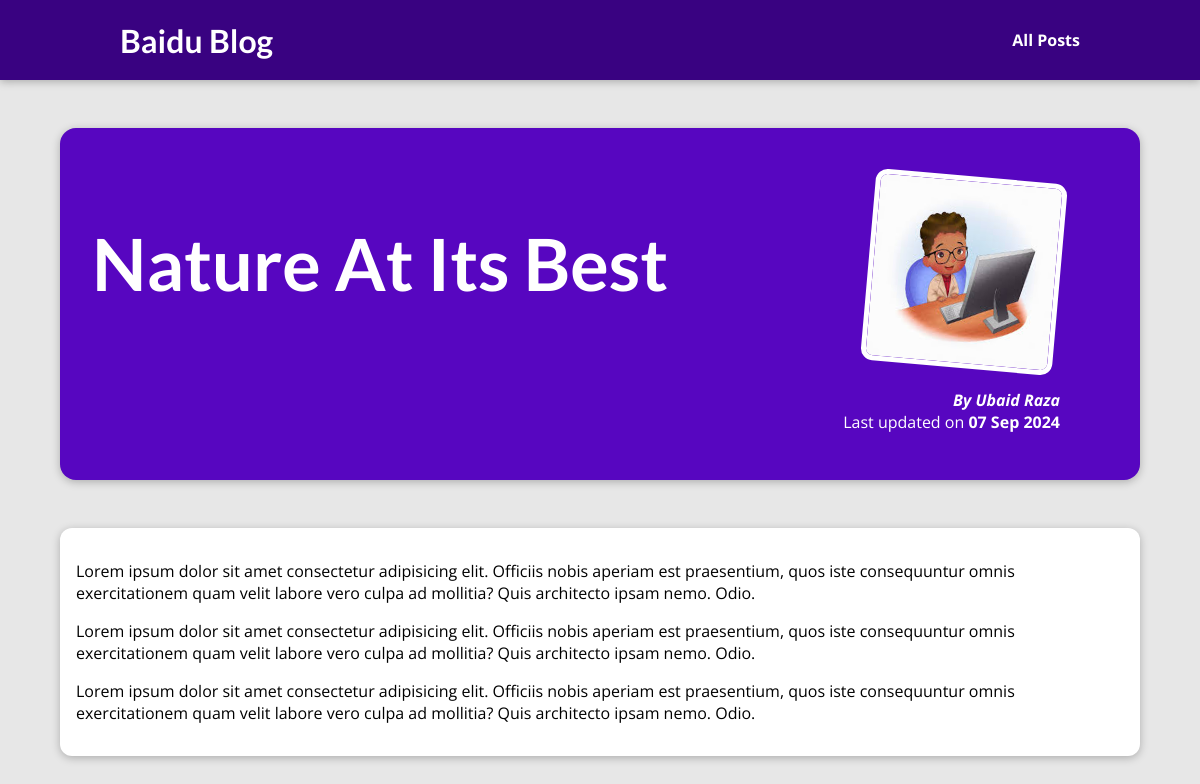
The page /posts/nature-at-its-best on the database its author committed.
### blog/models.py (models this page shows)
class Post(models.Model):
    title = models.CharField(max_length=150)
    excerpt = models.CharField(max_length=200)
    image_name = models.CharField(max_length=100)
    date = models.DateField(auto_now=True)
    slug = models.SlugField(unique=True, db_index=True)
    content = models.TextField(validators=[MinLengthValidator(10)])
    author = models.ForeignKey(Author, on_delete=models.SET_NULL, null=True, related_name="posts")
    tags = models.ManyToManyField(Tag)

class Author(models.Model):
    first_name = models.CharField(max_length=100)
    last_name = models.CharField(max_length=100)
    email_address = models.EmailField()
    def full_name(self):
        return f"{self.first_name} {self.last_name}"
    def __str__(self):
        return self.full_name()

### blog/views.py (the view)
# urls.py: path("posts/<slug:slug>", views.post_detail, name="post-detail-page")
def post_detail(request, slug):
    identified_post = get_object_or_404(Post, slug=slug)
    return render(request,"blog/post-detail.html",{
    "post":identified_post
    })

### blog/templates/blog/post-detail.html (shortened to what this page needs)
{% extends "base.html" %}
{% load static %}
{% block css_files %}
    <link rel="stylesheet" href="{% static "blog/post-detail.css" %}"/>
{% endblock %}
{% block content %}
 <section id="summary">
    <h2>{{ post.title }}</h2>
    <article>
        <img src="{% static "blog/images/" %}{{ post.image_name }}" alt="{{ post.title }}">
        <address>By {{post.author}}</address>
        <div>
            Last updated on <time>{{ post.date|date:"d M Y" }}</time>
        </div>
    </article>
 </section>
<main>
    {{post.content|linebreaks}}
 </main>
{% endblock %}

### static/app.css (style rules this page uses)
* { box-sizing: border-box; }
html { font-family: 'Open Sans', 'Lato', sans-serif; }
body { margin: 0; }
h1, h2, h3 { font-family: 'Lato', sans-serif; font-weight: bold; }

### blog/static/blog/post-detail.css (style rules this page uses)
body { background-color: #e7e7e7; }
#summary { margin: 8rem auto 3rem auto; padding: 2rem; width: 90%; max-width: 90rem; border-radius: 16px; background-color: #5706c0; position: relative; box-shadow: 0 2px 8px rgba(0, 0, 0, 0.25); height: 22rem; }
#summary h2 { color: white; font-size: 4.5rem; }
#summary article { position: absolute; top: 2rem; right: 3rem; padding: 1rem 2rem; border-radius: 12px; text-align: right; color: white; }
#summary article img { width: 12rem; height: 12rem; border-radius: 12px; transform: rotateZ(5deg); border: 5px solid white; margin-bottom: 1rem; }
#summary address { font-weight: bold; }
#summary time { font-weight: bold; }
main { width: 90%; max-width: 90rem; margin: 3rem auto; background-color: white; padding: 1rem; border-radius: 12px; box-shadow: 0 2px 8px rgba(0, 0, 0, 0.25); }

### rows shown on the page
Post: title "Nature At Its Best", image_name (picture), author "Ubaid Raza", date "07 Sep 2024", content "Lorem ipsum dolor sit amet consectetur adipisicing elit. Officiis nobis aperiam est praesentium, quos iste consequuntur omnis exercitationem quam velit labore vero culpa ad mollitia? Quis architecto ipsam nemo. Odio. Lorem ipsum dolor sit amet consectetur adipisicing elit. Officiis nobis aperiam est praesentium, quos iste consequuntur omnis exercitationem quam velit labore vero culpa ad mollitia? Quis architecto ipsam nemo. Odio. Lorem ipsum dolor sit amet consectetur adipisicing elit. Officiis nobis aperiam est praesentium, quos iste consequuntur omnis exercitationem quam velit labore vero culpa ad mollitia? Quis architecto ipsam nemo. Odio."
